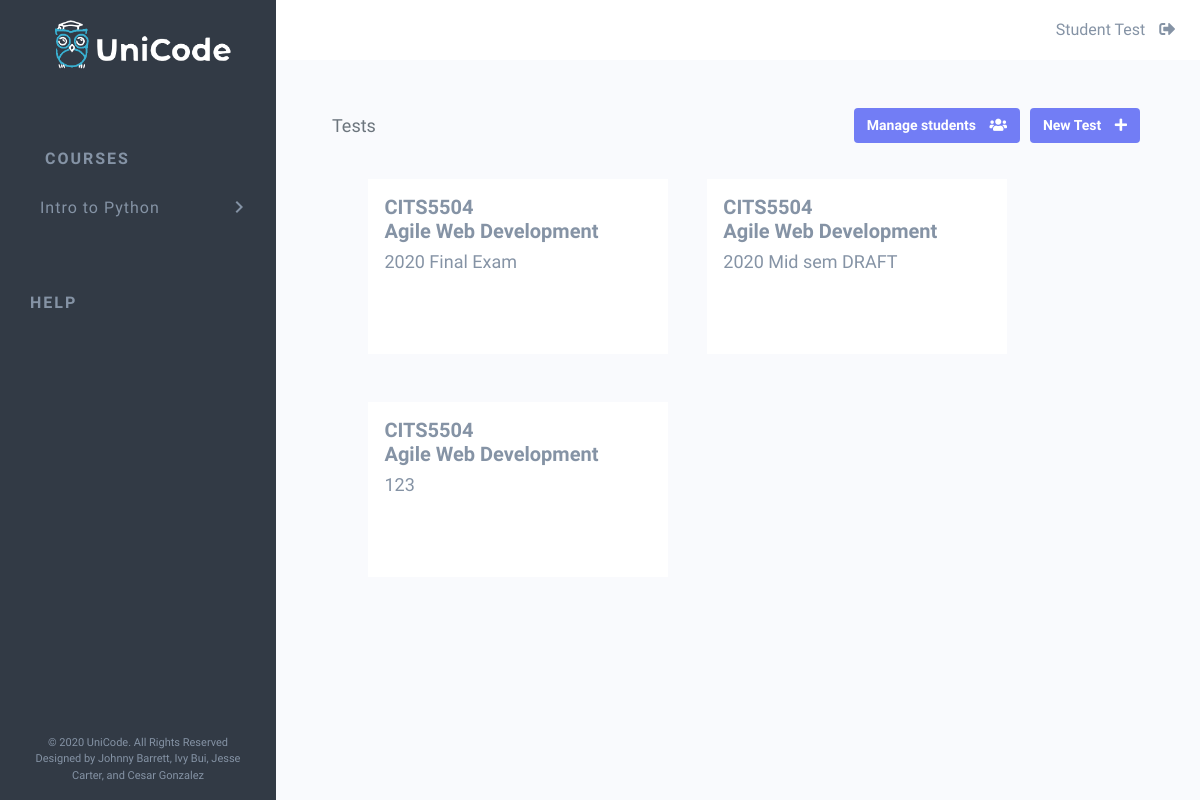
The app's page /course_view/1 (signed in), older data.
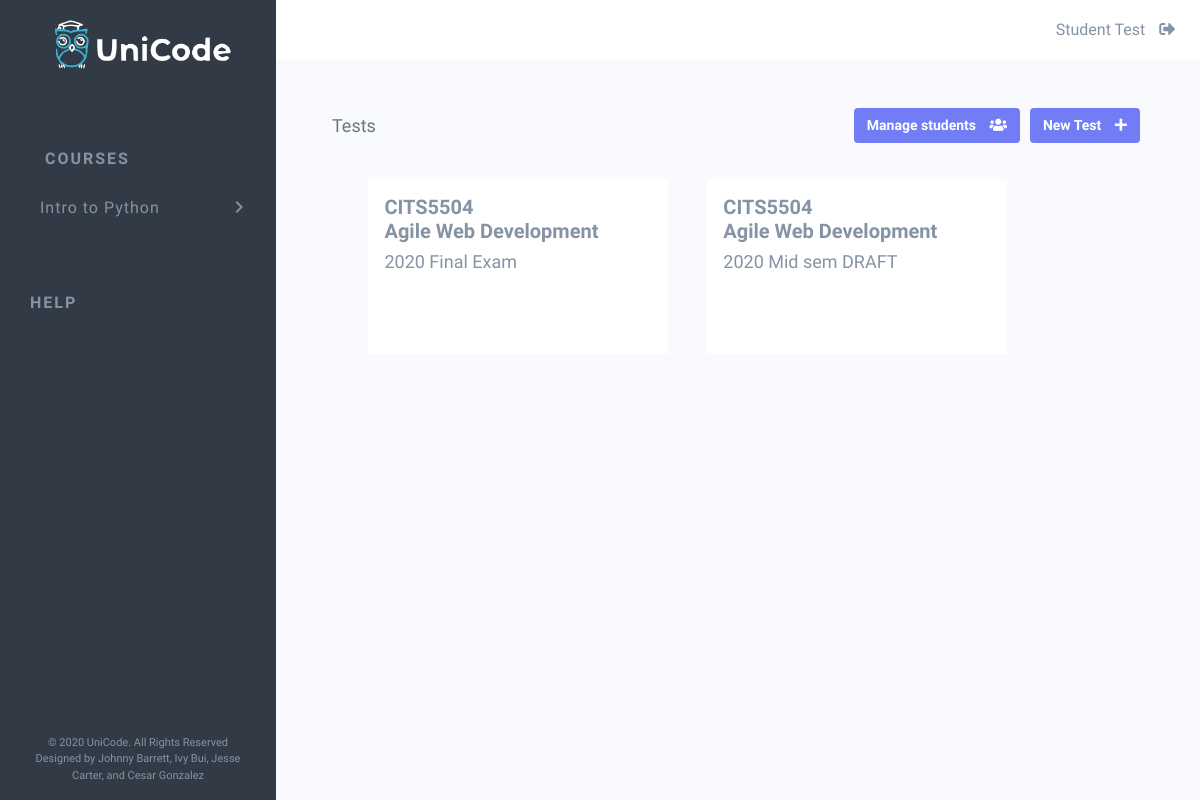
The same page, newer data.
### app/models.py (models this page shows, shortened)
class Course(db.Model):
    __tablename__ = 'courses'
    id = db.Column(db.Integer, primary_key=True, nullable=False)
    name = db.Column(db.String(64))
    course_code = db.Column(db.String(32))
    tests = db.relationship('Test', backref='course', lazy=True)
    def __repr__(self):
        return f'<Course: {self.name}>'

class Test(db.Model):
    __tablename__ = 'tests'
    id = db.Column(db.Integer, primary_key=True, nullable=False)
    name = db.Column(db.String(64), nullable=False)
    course_id = db.Column(db.Integer, db.ForeignKey('courses.id'))
    questions = db.relationship('Question', backref='test', lazy=True)

### app/routes.py (the view)
@app.route('/course_view/<course_id>', methods=['GET'])
@login_required
def course_view(course_id):
    return UserController.course_view(course_id)

### app/controllers.py (called while the page is built)
    def course_view(course_id):
        course = Course.query.filter_by(id=course_id).first()
        tests = Test.query.filter_by(course_id=course_id)
        print(course)
        print(tests)
        form = NewTestForm()
        course_form = NewCourseForm()
        if current_user.is_admin:
            return render_template('admin-course.html', course_form=course_form, form=form, course=course, tests=tests)
        else:
            return render_template('student-course.html', course=course, tests=tests)

### app/models.py (called while the page is built)
@login.user_loader
def load_user(id):
    return User.query.get(int(id))

### app/templates/student-course.html
{% extends "base.html" %}
{% block content %}
<div class="row mx-2">
  <h1 class="page-heading">Tests</h1>
  <button id="new-test-btn" class="btn purple-btn">New Test <i class="fas fa-plus"></i></button>
  <button id="manage-students-btn" class="btn purple-btn">Manage students <i class="fas fa-users"></i></button>
</div>
<div class="row all-tests mt-3">
  {% for test in tests %}
  <div class="test mb-5 p-3">
    <a id="test-link" href="{{ url_for('test_view', course_id=course.id, test_id=test.id) }}">
      <h2 class="unit-details">{{ course.course_code }}<br>{{ course.name }}</h2>
      <h3 class="test-name">{{ test.name }}</h3>
    </a>
  </div>
  {% endfor %}
</div>
{% endblock %}

### app/templates/base.html (shortened to what this page needs)
<!DOCTYPE html>
<html lang="en">
<head>
  <link href="https://stackpath.bootstrapcdn.com/bootstrap/4.4.1/css/bootstrap.min.css" rel="stylesheet">
  <link rel="stylesheet" href="https://use.fontawesome.com/releases/v5.2.0/css/all.css">
<link rel="stylesheet" href="{{ url_for('static', filename='css/style.css') }}">
</head>
<body>
  <div class="sidenav">
    <img id="logo-horiz" src="{{ url_for('static', filename='img/UniCode-colour-horiz.png') }}" alt="UniCode logo">
    <div class="nav-parent" style="margin-left:15px;">
      {% if current_user.is_admin %}
      <div class="row">
        <a href="{{ url_for('admin_portal') }}">Courses</a>
        <a id="new-course-icon" href="#">
          <i id="nav-indicator" class="fas fa-plus-circle"></i>
        </a>
      </div>
      {% else %}
      <a href="{{ url_for('student_portal') }}">Courses</a>
      {% endif %}
    </div>
    {% if current_user.courses %}
    {% for course in current_user.courses %}
    <a class="nav-child" href="{{ url_for('course_view', course_id=course.id) }}">{{ course.name }}<span
        id="nav-indicator" class="material-icons">chevron_right</span></a>
    {% endfor %}
    {% endif %}
    <div class="nav-parent mt-4">Help</div>
    <div class="footer">
      <p>&copy; 2020 UniCode. All Rights Reserved <br>Designed by Johnny Barrett, Ivy Bui, Jesse Carter, and Cesar
        Gonzalez</p>
    </div>
  </div>
  <div class="topbar">
    <p id="username">{{ current_user.first_name }} {{ current_user.last_name }}
      <a id="logout-icon" href="{{ (url_for('logout')) }}" style="color: #8593A5;"><i
          class="fas fa-sign-out-alt"></i></a>
    </p>
  </div>
  <div class="content-container p-5">
    {% block content %} {% endblock %}
  </div>
</body>
</html>

Row changes from the older to the newer data that the page shows:
removed Test: {{ course.course_code }} "CITS5504", {{ course.name }} "Agile Web Development", name "123"
